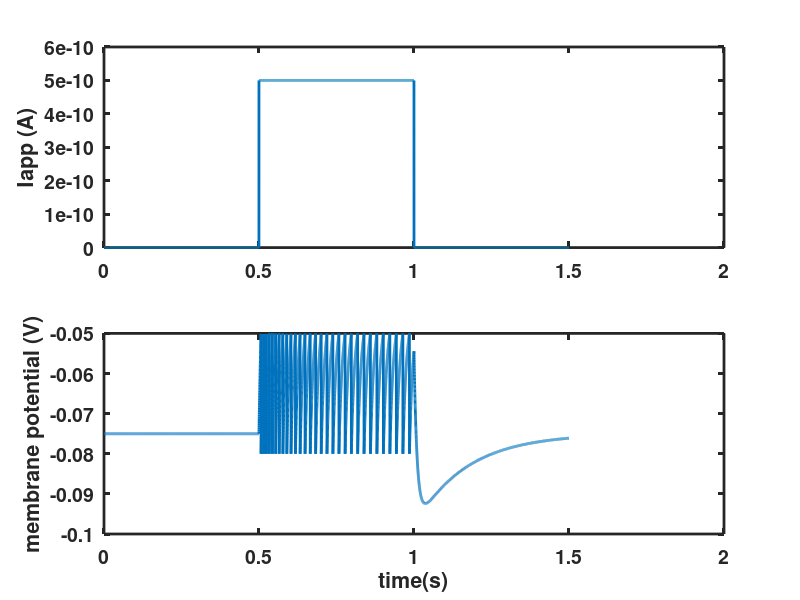

This figure's MATLAB source:
% Tutorial 2.3, Models based on extensions of the LIF neuron.
% Question 1 simulates an LIF model, and question 2 simulates AELIF model
% Written By Clark Xu, Feb. 7, 2023
%%%%%%%%%%%%

% Accepted inputs are 1, 2, 3, and 4. 1 refers to question 1(a), 2 refers 
% to question 1(b), 3 refers to 2(a), 4 refers to 2(b)
question_number=3;

%% Parameters
E_l = -0.075;   % reverse potential
Vth = -0.050;   % threashold for membrane potential
Vreset = -0.080;    % membrane potential for reset
switch question_number
    case {1,2}        
        R_m = 1e8;
        C_m = 100e-12;
        E_K = -0.080;
        delta_G_RSA = 1e-9;
        tau_RSA = 0.200;
        tau_m = C_m*R_m;
    case {3,4}
        Vmax = 0.100;
        delta_th=0.002;
        G_L = 10e-9;
        C_m = 100e-12;
        a = 2e-9;
        b = 0.02e-9;
        tau_SRA = 0.200;
end


%% setting up vectors
switch question_number
    case {1,3}
        tmax = 1.5;
    case {2,4}
        tmax = 5;
end

dt = 0.0001;    % time step is 0.1 ms
t = 0:dt:tmax;  % t vector
Nt = length(t);
Iapp_values = (100:15:550)*1e-12;   % vector of Iapp values used in 1(b) and 2(b)

% Set Iapp.
% Ntrials is the number of different applied currents simulation
switch question_number
    case {1,3}  % Quetion 1 and 3 simulates step pulse with only one Iapp value
        Ntrial=1;
        Iapp_vector=zeros(1,Nt);
        Iapp_vector(0.5/dt:1/dt) = 500e-12; % step pulse
    case {2,4}  % Qeustion 2 and 4 simulates multiple contant Iapp value
        Ntrial=length(Iapp_values);
        Iapp_vector=ones(Ntrial,Nt);        
end

% for each trial, count the ISI for each spike by recording the
% time which spikes occur; first space records the initial INI, and the
% second space records the steady state INI.
ISI = zeros(Ntrial, 2);

% Set up vectors for Vm, G_SRA, and I_SRA
V = zeros(Ntrial, Nt);  % Membrane Potential
V(:,1)=E_l; % initialize membrane potential
G_SRA = zeros(Ntrial,Nt);   % conductance SRA
I_SRA = zeros(Ntrial,Nt);

%% simulation
for trial=1:Ntrial
    
    % set Iapp to constant values
    switch question_number
        case {2,4}
            Iapp_vector(trial,:) = Iapp_values(1,trial)*Iapp_vector(trial,:);
    end
    

    last_spike = 0; %initialize time for last spike every trial
    interval=0; % initialize INI every trial
    initial_interval = 0;

    for i = 2:Nt
        
        switch question_number
            case {1,2}
                dG_SRA = -G_SRA(trial,i-1)*dt/tau_RSA;
                G_SRA(trial,i) = G_SRA(trial,i-1)+dG_SRA;
            
                dV = ((E_l-V(trial,i-1))/R_m+G_SRA(trial,i)*(E_K-V(trial,i-1))+ ...
                    Iapp_vector(trial,i))*dt/C_m;
                V(trial,i)=V(trial,i-1)+dV;
            case {3,4}
                dI_SRA = (a*(V(trial,i-1)-E_l)-I_SRA(trial,i-1))*dt/tau_SRA;
                I_SRA(trial,i) = I_SRA(trial,i-1)+dI_SRA;

                dV = (G_L*(E_l-V(trial,i-1)+delta_th*exp((V(trial,i-1)-Vth)/delta_th))- ...
                    I_SRA(trial,i)+Iapp_vector(trial,i))*dt/C_m;
                V(trial,i) = V(trial,i-1)+dV;
                
        end

        % spike occurs
        if V(trial,i)>Vth
            V(trial,i)=Vreset;  % reset membrane potential

            switch question_number
                case {1,2}  % increment G_SRA
                    G_SRA(trial,i)=G_SRA(trial,i)+delta_G_RSA;
                case {3,4}  % increment I_SRA
                    I_SRA(trial,i)=I_SRA(trial,i)+b;
            end
            
            interval=i*dt-last_spike;   % INI updated every spike

            if last_spike==0
                ISI(trial,1)=interval;  % fist inter-spike interval      
                initial_interval = interval;
            end  

            last_spike=i*dt;    % update last spike           
        end
        
        ISI(trial,2)=interval;  % last interval is the steady-state ISI

        % if last spike is not lasting until the end of the simulation, the
        % system did not enter a steady state. The steady state interval
        % will be 0
        if last_spike<4
            ISI(trial,2) = 0;
        end
        
    end
end

% Get the inverse of inter-spike interval value as the firing rate.
% replace all Inf from zero division in matrix by 0
firing_rate=1./ISI;
firing_rate(isinf(firing_rate)) = 0;    

%% plot graphs
clf     % clear the figure

% Set default styles for the plot
set(0,'DefaultLineLineWidth',2,...
    'DefaultLineMarkerSize',8, ...
    'DefaultAxesLineWidth',2, ...
    'DefaultAxesFontSize',14,...
    'DefaultAxesFontWeight','Bold');

switch question_number
    case 1
        figure(1)
        subplot(3,1,1);
        plot(t, Iapp_vector);
        ylabel("Iapp (A)")
        subplot(3,1,2);
        plot(t, V);
        ylabel("membrane potential (V)")
        subplot(3,1,3);

        plot(t, G_SRA);
        ylabel("adaptation conductance (F)")
        xlabel("time (s)")
        
    case 3
        figure(1)
        subplot(2,1,1);
        plot(t, Iapp_vector);
        ylabel("Iapp (A)")
        subplot(2,1,2);
        plot(t, V);
        ylabel("membrane potential (V)")
        xlabel("time(s)")
        
    case {2,4}
        figure(1)
        ylabel("inverse of ISI")
        scatter(Iapp_values,firing_rate(:,1),'filled','<');
        hold on
        plot(Iapp_values,firing_rate(:,2));
        ylabel("firing rate (Hz)")
        legend(["initial state", "steady state"], 'Location', 'northwest');
        xlabel("Iapp (A)")
        ylabel("Spike Rate (Hz)")
        yline(50, "--", "firing rate = 50Hz" ,'HandleVisibility','off')
end

